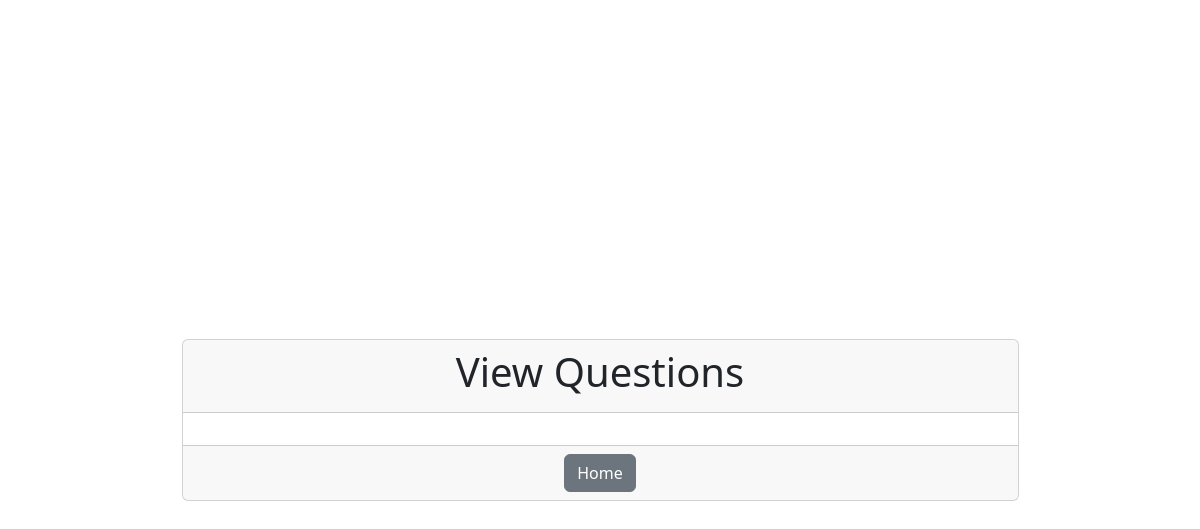
Before: /view with the older database file.
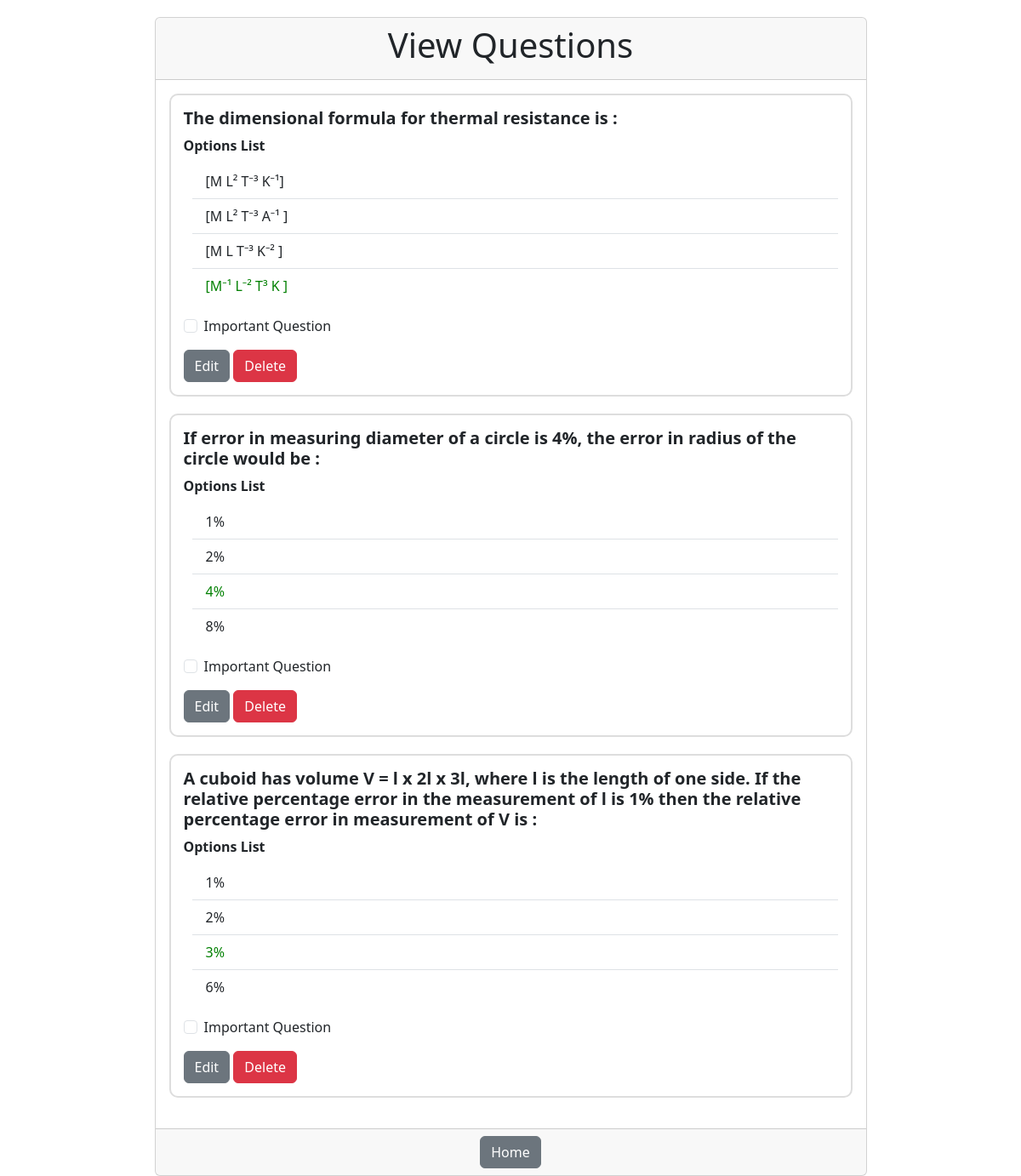
After: the same page with the newer database file.
### tables this page shows
CREATE TABLE questions (
    id INTEGER PRIMARY KEY AUTOINCREMENT,
    question TEXT NOT NULL,
    question_image TEXT,
    option1 TEXT NOT NULL,
    option2 TEXT NOT NULL,
    option3 TEXT NOT NULL,
    option4 TEXT NOT NULL,
    correct_option INTEGER NOT NULL,
    is_important BOOLEAN,
    question_hint TEXT,
    year_asked TEXT
);

### app/__init__.py (the view)
@app.route('/view')
def view_questions():
    db = get_db()
    questions = db.execute('SELECT * FROM questions').fetchall()
    return render_template('view_questions.html', questions=questions)

### app/__init__.py (called while the page is built)
def get_db():
    db = sqlite3.connect(app.config['DATABASE'])
    db.row_factory = sqlite3.Row
    return db

### app/templates/view_questions.html (shortened to what this page needs)
<!DOCTYPE html>
<html>
<head>
    <link rel="stylesheet" href="https://cdn.jsdelivr.net/npm/bootstrap@5.3.0/dist/css/bootstrap.min.css">
</head>
<body>
    <div class="container center-content">
        <div class="card w-75">
            <div class="card-header">
                <h1 class="text-center">View Questions</h1>
            </div>
            <div class="card-body">
                {% for question in questions %}
                <div class="question-card">
                    <h5 class="card-title"><strong>{{ question['question'] }}
                        </strong>
                    </h5>
                    <b>Options List</b>
                    <ul class="list-group list-group-flush"
                        style="padding-left: 10px; padding-bottom: 10px; padding-top: 10px; padding-bottom: 15px;">
                        <li class="list-group-item {% if question['correct_option'] == 1 %}correct-answer{% endif %}">{{
                            question['option1'] }}</li>
                        <li class="list-group-item {% if question['correct_option'] == 2 %}correct-answer{% endif %}">{{
                            question['option2'] }}</li>
                        <li class="list-group-item {% if question['correct_option'] == 3 %}correct-answer{% endif %}">{{
                            question['option3'] }}</li>
                        <li class="list-group-item {% if question['correct_option'] == 4 %}correct-answer{% endif %}">{{
                            question['option4'] }}</li>
                    </ul>
                    <div class="mb-3 form-check">
                        <input type="checkbox" class="form-check-input" id="is_important" name="is_important" >
                        <label class="form-check-label" for="is_important">Important Question</label>
                    </div>
                    <a href="{{ url_for('edit_question', question_id=question['id']) }}"
                        class="btn btn-secondary">Edit</a>
                    <a href="{{ url_for('delete_question', question_id=question['id']) }}"
                        class="btn btn-danger delete-btn">Delete</a>
                </div>
                {% endfor %}
            </div>
            <div class="card-footer text-center">
                <a href="{{ url_for('home') }}" class="btn btn-secondary">Home</a>
            </div>
        </div>
    </div>
</body>
</html>

### app/templates/view_questions.html (style rules this page uses)
.center-content { display: flex; flex-direction: column; align-items: center; justify-content: center; min-height: 100vh; margin-top: 20px; }
.question-card { margin-bottom: 20px; border: 2px solid #ddd; border-radius: 10px; padding: 15px; }
.correct-answer { color: green; }
.delete-btn { top: 10px; right: 10px; }

Changed rows visible on the page:
added questions: question "The dimensional formula for thermal resistance is :", option1 "[M L² T⁻³ K⁻¹]", option2 "[M L² T⁻³ A⁻¹ ]", option3 "[M L T⁻³ K⁻² ]", option4 "[M⁻¹ L⁻² T³ K ]", correct_option 4 (drawn)
added questions: question "If error in measuring diameter of a circle is 4%, the error in radius of the circle would be :", option1 "1%", option2 "2%", option3 "4%", option4 "8%"
added questions: question "A cuboid has volume V = l x 2l x 3l, where l is the length of one side. If the relative percentage error in the measurement of l is 1% then the relative percentage error in measurement of V is :", option1 "1%", option2 "2%", option3 "3%", option4 "6%"
